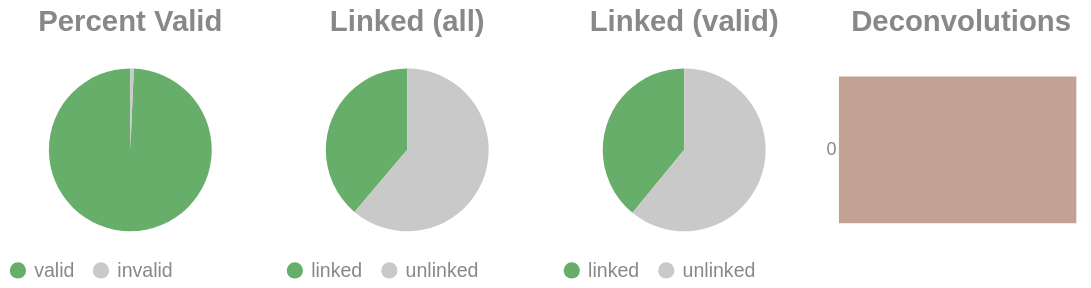

Notebook cell for this chart:
### Code cell
if SKIPLR:
    pass
else:
    clash = Counter()
    for i in valids['molecule'].to_list():
        _mol = i.split("-")
        if len(_mol) == 1:
            clash.update('0')
        else:
            clash.update(_mol[-1])

    _d = {"deconvolutions": [], 'count': []}
    for k,v in clash.items():
        _d['deconvolutions'].append(k)
        _d['count'].append(v)

    tot_valid = valids['reads'].sum()
    mask = valids['reads'] >= 2
    n_linked_reads = valids.filter(mask)['reads'].sum()
    if n_linked_reads == 0:
        print_html("No linked molecules (>=2 reads) were detected; skipping linked-only distributions.")
        SKIPLR = True
    else:
        perc_valid = round(tot_valid / n_reads, 4)
        linked_perc_abs = round(n_linked_reads / n_reads, 4)
        linked_perc = round(n_linked_reads / tot_valid, 4)

    _valid = pl.DataFrame({"valids": ['valid', 'invalid'], "count": [tot_valid, n_reads - tot_valid]})
    _linked_abs = pl.DataFrame({"linked (absolute)": ['linked', 'unlinked'], "count": [n_linked_reads, n_reads - n_linked_reads]})
    _linked_rel = pl.DataFrame({"linked (valids)": ['linked', 'unlinked'], "count": [n_linked_reads, tot_valid - n_linked_reads]})

    (
        alt.hconcat(
            piechart(_valid, goodval = 'valid', title = "Percent Valid"),
            piechart(_linked_abs, goodval = "linked", title =  "Linked (all)"),
            piechart(_linked_rel, goodval = "linked", title =  "Linked (valid)"),
            convolutionbar(pl.DataFrame(_d), title = "Deconvolutions"),
            center = True,
            bounds = 'flush'
        )
        .resolve_scale(color='independent')
        .resolve_legend('independent')
        .properties(usermeta={'embedOptions': {"actions": False}})
    ).display()

### Figure 1 — Vega-Lite specification as saved in the notebook (floating-point values rounded to 4 significant figures)
{"width": "container", "height": 400, "config": {"title": {"anchor": "start", "dy": -15, "fontSize": 18, "color": "#888888", "subtitleColor": "#888888", "subtitleFontSize": 14}, "arc": {"fill": "#0072B2"}, "axis": {"domainColor": "#888888", "domainWidth": 0.5, "gridWidth": 0.2, "grid": false, "titleFontWeight": 400, "titleFontSize": 15, "labelFontSize": 11, "labelColor": "#888888", "tickColor": "#888888", "tickWidth": 0.2, "titleColor": "#888888"}, "axisBand": {"grid": false}, "axisX": {"grid": true, "tickSize": 10, "domainCap": "round"}, "axisY": {"domain": false, "grid": true, "tickSize": 0, "domainCap": "round"}, "background": "transparent", "header": {"labelFontSize": 15, "labelColor": "#888888", "titleFontSize": 15, "titleFontWeight": 600, "titleColor": "#888888"}, "legend": {"labelFont": "sans-serif", "labelFontSize": 12, "labelColor": "#888888", "symbolSize": 100, "symbolType": "circle", "titleFontSize": 12, "titlePadding": 10, "titleColor": "#888888", "title": null}, "range": {"category": ["#E69F00", "#56B4E9", "#009E73", "#F0E442", "#0072B2", "#D55E00", "#CC79A7", "#000000"], "diverging": ["#cfe8f3", "#a2d4ec", "#73bfe2", "#46abdb", "#1696d2", "#12719e"]}, "area": {"fill": "#0072B2", "fillOpacity": 0.7, "line": true, "strokeOpacity": 0.7}, "line": {"color": "#0072B2", "stroke": "#0072B2", "strokeWidth": 2}, "trail": {"color": "#0072B2", "stroke": "#0072B2", "strokeWidth": 0, "size": 1}, "point": {"filled": true, "fillOpacity": 1.0, "size": 95}, "text": {"color": "#888888", "fontSize": 11, "align": "right", "fontWeight": 400, "size": 11}, "bar": {"fill": "#0072B2", "stroke": null}, "view": {"stroke": null, "continuousWidth": 660, "continuousHeight": 400}}, "hconcat": [{"data": {"name": "data-e3b5f0c71e7279a9c0fa35e19224248d"}, "mark": {"type": "arc"}, "encoding": {"color": {"field": "valids", "legend": {"orient": "bottom", "title": null}, "scale": {"domain": ["valid", "invalid"], "range": ["#68ae6b", "#C9C9C9"]}, "title": "Valids", "type": "nominal"}, "theta": {"field": "count", "type": "quantitative"}, "tooltip": [{"field": "valids", "title": "Valids", "type": "ordinal"}, {"field": "percent", "format": ".2%", "title": "Percent", "type": "quantitative"}, {"field": "count", "title": "Count", "type": "quantitative"}]}, "height": 100, "title": {"text": "Percent Valid", "align": "center", "anchor": "middle"}, "transform": [{"calculate": "datum.count / 8346895", "as": "percent"}], "width": 150}, {"data": {"name": "data-b79d65d8758ce69ce26d84dbef34212c"}, "mark": {"type": "arc"}, "encoding": {"color": {"field": "linked (absolute)", "legend": {"orient": "bottom", "title": null}, "scale": {"domain": ["linked", "unlinked"], "range": ["#68ae6b", "#C9C9C9"]}, "title": "Linked (Absolute)", "type": "nominal"}, "theta": {"field": "count", "type": "quantitative"}, "tooltip": [{"field": "linked (absolute)", "title": "Linked (Absolute)", "type": "ordinal"}, {"field": "percent", "format": ".2%", "title": "Percent", "type": "quantitative"}, {"field": "count", "title": "Count", "type": "quantitative"}]}, "height": 100, "title": {"text": "Linked (all)", "align": "center", "anchor": "middle"}, "transform": [{"calculate": "datum.count / 8346895", "as": "percent"}], "width": 150}, {"data": {"name": "data-b79a7c6c9a3e72965be56490970c1025"}, "mark": {"type": "arc"}, "encoding": {"color": {"field": "linked (valids)", "legend": {"orient": "bottom", "title": null}, "scale": {"domain": ["linked", "unlinked"], "range": ["#68ae6b", "#C9C9C9"]}, "title": "Linked (Valids)", "type": "nominal"}, "theta": {"field": "count", "type": "quantitative"}, "tooltip": [{"field": "linked (valids)", "title": "Linked (Valids)", "type": "ordinal"}, {"field": "percent", "format": ".2%", "title": "Percent", "type": "quantitative"}, {"field": "count", "title": "Count", "type": "quantitative"}]}, "height": 100, "title": {"text": "Linked (valid)", "align": "center", "anchor": "middle"}, "transform": [{"calculate": "datum.count / 8289071", "as": "percent"}], "width": 150}, {"data": {"name": "data-01365f1c37535d2db05b26a8ca28a0a4"}, "mark": {"type": "bar"}, "encoding": {"color": {"field": "deconvolutions", "legend": null, "scale": {"scheme": "lightgreyred"}, "type": "nominal"}, "tooltip": [{"field": "deconvolutions", "title": "Deconvolutions", "type": "ordinal"}, {"field": "percent", "format": ".2%", "title": "Percent", "type": "quantitative"}, {"field": "count", "title": "Count", "type": "quantitative"}], "x": {"axis": null, "field": "count", "type": "quantitative"}, "y": {"field": "deconvolutions", "sort": "ascending", "title": null, "type": "nominal"}}, "height": 100, "title": {"text": "Deconvolutions", "align": "center", "anchor": "middle"}, "transform": [{"calculate": "datum.count / 6315372", "as": "percent"}], "width": 150}], "bounds": "flush", "center": true, "resolve": {"legend": {"angle": "independent"}, "scale": {"color": "independent"}}, "usermeta": {"embedOptions": {"actions": false}}, "$schema": "https://vega.github.io/schema/vega-lite/v6.1.0.json", "datasets": {"data-e3b5f0c71e7279a9c0fa35e19224248d": [{"valids": "valid", "count": 8289071}, {"valids": "invalid", "count": 57824}], "data-b79d65d8758ce69ce26d84dbef34212c": [{"linked (absolute)": "linked", "count": 3236330}, {"linked (absolute)": "unlinked", "count": 5110565}], "data-b79a7c6c9a3e72965be56490970c1025": [{"linked (valids)": "linked", "count": 3236330}, {"linked (valids)": "unlinked", "count": 5052741}], "data-01365f1c37535d2db05b26a8ca28a0a4": [{"deconvolutions": "0", "count": 6315372}]}}
